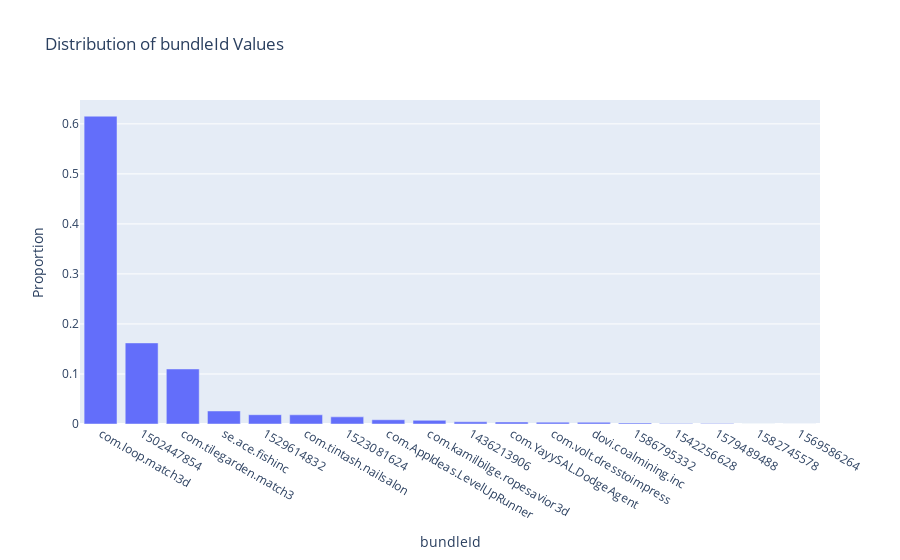

Notebook code cell kept with this figure:
### Code cell
plot_vc(df_train, 'bundleId')

### Figure 1 — Plotly figure (JSON) as saved in the notebook; plotly's stock layout.template omitted (floating-point values rounded to 4 significant figures)
{"data": [{"alignmentgroup": "True", "hovertemplate": "bundleId=%{x}<br>Proportion=%{y}<extra></extra>", "legendgroup": "", "marker": {"color": "#636efa", "pattern": {"shape": ""}}, "name": "", "offsetgroup": "", "orientation": "v", "showlegend": false, "textposition": "auto", "type": "bar", "x": ["com.loop.match3d", "1502447854", "com.tilegarden.match3", "se.ace.fishinc", "1529614832", "com.tintash.nailsalon", "1523081624", "com.AppIdeas.LevelUpRunner", "com.kamilbilge.ropesavior3d", "1436213906", "com.YayySAL.DodgeAgent", "com.volt.dresstoimpress", "dovi.coalmining.inc", "1586795332", "1542256628", "1579489488", "1582745578", "1569586264"], "xaxis": "x", "y": [0.6153, 0.1621, 0.11, 0.02603, 0.01857, 0.01836, 0.01425, 0.008474, 0.007341, 0.004377, 0.003978, 0.003707, 0.003387, 0.002114, 0.000873, 0.0008416, 0.0002065, 5.327e-05], "yaxis": "y"}], "layout": {"barmode": "relative", "legend": {"tracegroupgap": 0}, "title": {"text": "Distribution of bundleId Values"}, "xaxis": {"anchor": "y", "categoryorder": "total descending", "domain": [0, 1], "title": {"text": "bundleId"}}, "yaxis": {"anchor": "x", "domain": [0, 1], "title": {"text": "Proportion"}}}}
